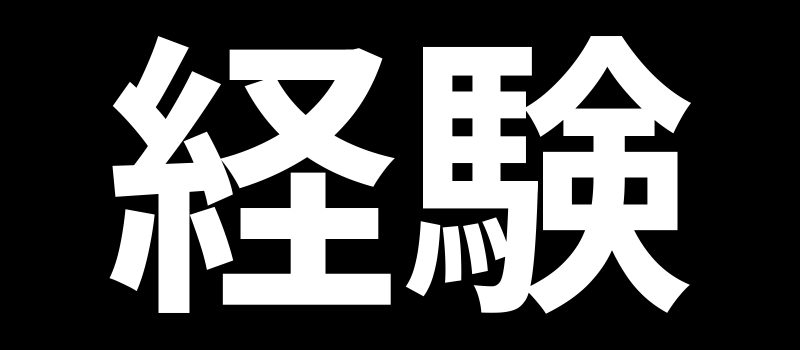
#> input picture 20261009_「そんなの、そのうちできるようになる」前にチャレンジすることに価値がある/video-opus/tools/experience-mask.png, 1600 x 700 px (shown at 1/2 size)
$ python build_paths.py
#> lines starting #> are read from the running program, lines starting #| are printed output that depends on the picture; after the words box and inside, x2 and y2 are one past the last pixel; in counts of white or black regions, pixels touching at a corner belong together
"""経路の事前計算（固定seed）。

assets/type/experience-mask.png（1600x700、白＝「経験」）を格子に分け、白い格子の上に
「試行錯誤の木」を育てる。木の根は「経」の左下（カット6の柱が立つ場所）。各格子には
根からの深さ（掘られる順番）を持たせ、映像側は「現在の深さ」より浅い枝だけを光らせる。

- 枝の行き止まりの一部に × を置く（カット7・9で近接で見せ、カット10の俯瞰でも同じ位置に残る）
- 字形の外側へ少し飛び出して失敗する枝（外の ×）も作る
- 離れた部分（字画の島）は短い「渡り」でつなぐ（細く暗く描く）
- 冒頭〜カット3の「回り道」（舗装帯に沿うジグザグと、行き止まりの寄り道）も同じ座標で定義

出力: src/lib/paths.json
座標: 世界の x = (px - 800) * S, z = (py - 350) * S（俯瞰で画像と同じ向き。上が -z）
"""
import json
import random
from collections import deque
from pathlib import Path

import numpy as np
from PIL import Image

ROOT = Path(__file__).resolve().parent.parent
S = 0.05  # 1px あたりの世界単位
CELL = 14  # 格子 1 マスの px
SEED = 20261009

rng = random.Random(SEED)
mask = np.asarray(Image.open(ROOT / 'tools' / 'experience-mask.png').convert('L'), dtype=np.float32) / 255.0
H, W = mask.shape
#> H = 700; W = 1600
gw, gh = W // CELL, H // CELL
#> gw = 114; gh = 50


def cell_fill(i, j):
    blk = mask[j * CELL:(j + 1) * CELL, i * CELL:(i + 1) * CELL]
    return float(blk.mean())


inside = np.zeros((gh, gw), dtype=bool)
for j in range(gh):
    for i in range(gw):
        inside[j, i] = cell_fill(i, j) > 0.55
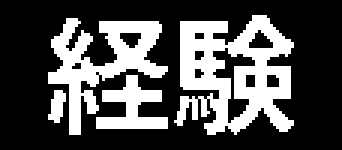
#> inside: shape (50, 114) bool (shown 3 times larger); 31.2% white; 4 white regions, box (x1, y1, x2, y2) and area: (58, 5, 98, 45) 929, (16, 6, 56, 45) 589, (32, 25, 56, 43) 219, (16, 30, 22, 41) 43

NB = [(1, 0), (-1, 0), (0, 1), (0, -1)]
#> NB = [(1, 0), (-1, 0), (0, 1), (0, -1)]


def world(i, j):
    px = (i + 0.5) * CELL
    py = (j + 0.5) * CELL
    return [round((px - 800) * S, 4), round((py - 350) * S, 4)]


# 連結成分
comp = -np.ones((gh, gw), dtype=int)
comps = []
for j in range(gh):
    for i in range(gw):
        if inside[j, i] and comp[j, i] < 0:
            q = deque([(i, j)])
            comp[j, i] = len(comps)
            cells = []
            while q:
                a, b = q.popleft()
                cells.append((a, b))
                for di, dj in NB:
                    x, y = a + di, b + dj
                    if 0 <= x < gw and 0 <= y < gh and inside[y, x] and comp[y, x] < 0:
                        comp[y, x] = len(comps)
                        q.append((x, y))
            comps.append(cells)
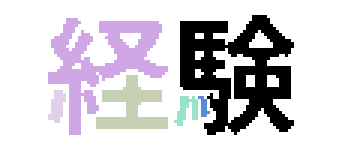
#> comp: shape (50, 114) int64 (shown 3 times larger); 7 distinct labels, from -1 to 5; one colour per label, 0 black, -1 white

# 根: 「経」の左下（糸へんの縦画の下端付近）
root_target = (345 / CELL, 610 / CELL)
all_inside = [(i, j) for j in range(gh) for i in range(gw) if inside[j, i]]
root = min(all_inside, key=lambda c: (c[0] - root_target[0]) ** 2 + (c[1] - root_target[1]) ** 2)
#> root = (25, 44)
main = comp[root[1], root[0]]
#> main = 1

# 島を「渡り」でつなぐ（つながった集合に最も近い島から順に、マンハッタンの直線経路で）
connected = set(comps[main])
bridge = set()
remaining = [k for k in range(len(comps)) if k != main]
#> remaining = [0, 2, 3, 4, 5]
while remaining:
    best = None
    for k in remaining:
        for c in comps[k][::2]:
            for d in list(connected)[::3]:
                dist = abs(c[0] - d[0]) + abs(c[1] - d[1])
                if best is None or dist < best[0]:
                    best = (dist, k, c, d)
    _, k, c, d = best
    # d -> c へ L 字で渡す
    x, y = d
    path = []
    while x != c[0]:
        x += 1 if c[0] > x else -1
        path.append((x, y))
    while y != c[1]:
        y += 1 if c[1] > y else -1
        path.append((x, y))
    for p in path:
        if not inside[p[1], p[0]]:
            bridge.add(p)
    connected |= set(comps[k]) | set(path)
    remaining.remove(k)
#> after the loop, remaining = []

nodes = set(all_inside) | bridge

# 成長する木（growing tree: 6割は最新、4割はランダムに選ぶ）
parent = {root: None}
active = [root]
#> active = [(25, 44)]
order = [root]
while active:
    idx = len(active) - 1 if rng.random() < 0.6 else rng.randrange(len(active))
    cur = active[idx]
    nbs = [(cur[0] + di, cur[1] + dj) for di, dj in NB]
    nbs = [n for n in nbs if n in nodes and n not in parent]
    # 渡りの格子は渡りに沿ってしか進まない（迂回で字形の外を光らせない）
    if not nbs:
        active.pop(idx)
        continue
    n = rng.choice(nbs)
    parent[n] = cur
    order.append(n)
    active.append(n)
#> this loop made 3581 passes
#> (idx, cur, nbs) on passes 2, 5, 6: (1, (24, 44), [(23, 44), (24, 43)]), (4, (24, 43), [(25, 43), (24, 42)]), (5, (24, 42), [(25, 42), (23, 42), (24, 41)])
#> after the loop, active = []; order = 1791 pairs, first value 16 to 97, second value 5 to 44; parent = 1791 items

assert len(parent) == len(nodes), (len(parent), len(nodes))

# 根からの深さ
children = {n: [] for n in parent}
#> children = 1791 items
for n, p in parent.items():
    if p is not None:
        children[p].append(n)
#> this loop made 1791 passes
#> (n, p) on passes 1 to 3: ((25, 44), None), ((24, 44), (25, 44)), ((23, 44), (24, 44))
depth = {root: 0}
q = deque([root])
while q:
    a = q.popleft()
    for c in children[a]:
        depth[c] = depth[a] + 1
        q.append(c)
maxd = max(depth.values())

# 行き止まり（葉）。深い葉ほど × を付けやすい
leaves = [n for n in parent if not children[n] and n != root and n not in bridge]
#> leaves = 336 pairs, first value 16 to 96, second value 5 to 44
rng2 = random.Random(SEED + 1)
cross = [n for n in leaves if rng2.random() < 0.28]
#> cross = 85 pairs, first value 18 to 96, second value 6 to 44

# 字形の外へ飛び出して失敗する枝（2〜3マス）。外側に面した格子から
outs = []
edge_cells = [n for n in all_inside if any((n[0] + di, n[1] + dj) not in nodes for di, dj in NB)]
#> edge_cells = 762 pairs, first value 16 to 97, second value 5 to 44
rng3 = random.Random(SEED + 2)
rng3.shuffle(edge_cells)
used = set()
for c in edge_cells:
    if len(outs) >= 34:
        break
    dirs = [(di, dj) for di, dj in NB if (c[0] + di, c[1] + dj) not in nodes]
    if not dirs:
        continue
    di, dj = rng3.choice(dirs)
    L = rng3.choice([2, 2, 3])
    pts = [(c[0] + di * k, c[1] + dj * k) for k in range(1, L + 1)]
    if any(p in nodes or p in used or not (0 <= p[0] < gw and 0 <= p[1] < gh) for p in pts):
        continue
    # 近くの飛び出しと重ならないように
    if any(abs(p[0] - u[0]) + abs(p[1] - u[1]) < 3 for p in pts for u in used):
        continue
    used |= set(pts)
    outs.append({'from': world(*c), 'pts': [world(*p) for p in pts], 'd0': depth[c]})
#> this loop made 44 passes
#> c on passes 26 to 37: (74, 10), (75, 34), (89, 16), (92, 29), (73, 31), (70, 34), (79, 12), (81, 42), (46, 10), (34, 22), (60, 36), (59, 41)
#> (c, di, dj, L, pts) on passes 1, 3, 5, 6, 8, 9: ((32, 41), -1, 0, 2, [(31, 41), (30, 41)]), ((70, 44), 0, 1, 2, [(70, 45), (70, 46)]), ((73, 30), -1, 0, 2, [(72, 30), (71, 30)]), ((28, 11), 0, -1, 3, [(28, 10), (28, 9), (28, 8)]), ((46, 42), 0, 1, 3, [(46, 43), (46, 44), (46, 45)]), ((51, 30), 0, -1, 2, [(51, 29), (51, 28)])

# 映像側が使う辺の一覧: [x0,z0,x1,z1, d(子の深さ), kind] kind 0=字形 1=渡り
edges = []
for n, p in parent.items():
    if p is None:
        continue
    a = world(*p)
    b = world(*n)
    kind = 1 if (n in bridge or p in bridge) else 0
    # 格子の角ばりをわずかに崩す（固定seedのずれ）
    edges.append([a[0], a[1], b[0], b[1], depth[n], kind])

# カメラが追う枝: 根から「験」の右側の深い葉へ（カット7・9・10の前進で使う）
def path_to(n):
#> called with n = (25, 17)
    out = []
    while n is not None:
        out.append(n)
        n = parent[n]
#> this loop made 64 passes
    return out[::-1]

deep_leaves = sorted(leaves, key=lambda n: -depth[n])
# カット7: 根から近い中くらいの深さの葉、カット9: 中盤の葉、カット10: 最深
def pick(lo, hi, prefer_x):
    cand = [n for n in leaves if lo <= depth[n] <= hi]
    return min(cand, key=lambda n: abs(n[0] - prefer_x * gw))

follow = {
    'c7': [world(*c) for c in path_to(pick(int(maxd * 0.18), int(maxd * 0.3), 0.22))],
    'c9': [world(*c) for c in path_to(pick(int(maxd * 0.42), int(maxd * 0.6), 0.55))],
    'c10': [world(*c) for c in path_to(deep_leaves[0])],
}
#> the loop in path_to (call 2), `while n is not None:` made 131 passes

# 冒頭の回り道（舗装帯 z=ROAD_Z に沿って東へジグザグ、途中で南へ寄り道して行き止まり）。
ROAD_Z = 25.0
rx, rz = world(*root)
detour = [
    [-74.0, 26.5], [-70.0, 21.8], [-65.5, 28.4], [-61.0, 22.6], [-57.5, 29.2],  # ここまでカット1〜2
    [-53.0, 23.0], [-50.0, 31.5], [-47.5, 35.5],  # 南への寄り道 → 行き止まり ×（カット3）
    [-50.0, 31.5], [-44.0, 21.0], [-39.0, 28.0], [-34.0, 20.5], [-29.5, 26.0],
    [rx - 2.0, 19.5], [rx, 16.6], [rx, rz + 0.8],
]
data = {
    'seed': SEED,
    'scale': S,
    'cell': CELL * S,
    'grid': [gw, gh],
    'root': world(*root),
    'maxDepth': maxd,
    'edges': edges,
    'cross': [world(*c) + [depth[c]] for c in cross],
    'outs': outs,
    'follow': follow,
    'detour': detour,
    'detourDeadEnd': 7,
    'roadZ': ROAD_Z,
    'stats': {'cells': len(nodes), 'bridge': len(bridge), 'islands': len(comps), 'leaves': len(leaves), 'cross': len(cross), 'outs': len(outs)},
}
(ROOT / 'src' / 'lib' / 'paths.json').write_text(json.dumps(data, separators=(',', ':')))
print(json.dumps(data['stats']), 'maxDepth', maxd, 'root', data['root'])
#| {"cells": 1791, "bridge": 11, "islands": 6, "leaves": 336, "cross": 85, "outs": 34} maxDepth 281 root [-22.15, 13.65]

# 確認用の俯瞰画像（深さで色分け）
img = Image.new('RGB', (W, H), (20, 18, 16))
from PIL import ImageDraw
dr = ImageDraw.Draw(img)
for e in edges:
    x0 = e[0] / S + 800; y0 = e[1] / S + 350; x1 = e[2] / S + 800; y1 = e[3] / S + 350
    c = int(80 + 175 * e[4] / maxd)
    dr.line([x0, y0, x1, y1], fill=(c, 255, 26) if e[5] == 0 else (90, 90, 90), width=4)
#> this loop made 1790 passes
#> e on passes 1 to 3: [-22.15, 13.65, -22.85, 13.65, 1, 0], [-22.85, 13.65, -23.55, 13.65, 2, 0], [-23.55, 13.65, -23.55, 12.95, 3, 0]
for c in cross:
    x, y = world(*c); x = x / S + 800; y = y / S + 350
    dr.line([x - 6, y - 6, x + 6, y + 6], fill=(255, 80, 80), width=3); dr.line([x - 6, y + 6, x + 6, y - 6], fill=(255, 80, 80), width=3)
#> this loop made 85 passes
#> c on passes 1 to 12: (25, 40), (24, 37), (23, 34), (23, 26), (18, 38), (20, 16), (28, 19), (25, 17), (27, 15), (34, 26), (38, 20), (36, 22)
for o in outs:
    pts = [o['from']] + o['pts']
    dr.line([(p[0] / S + 800, p[1] / S + 350) for p in pts], fill=(255, 160, 60), width=3)
#> this loop made 34 passes
img.save(ROOT / 'out' / 'review' / 'paths-preview.png')
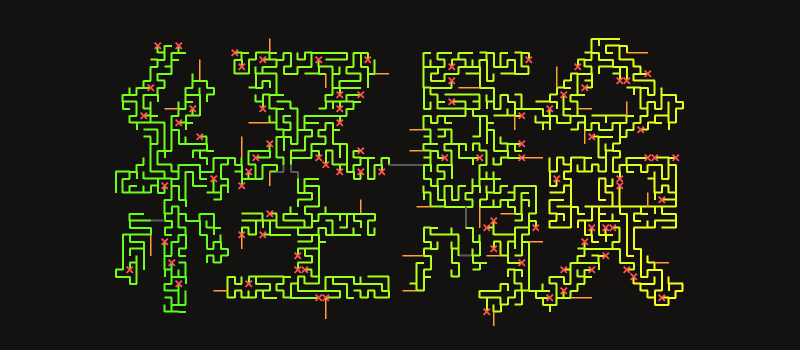
#> saved as paths-preview.png: PIL image 1600x700 RGB (shown at 1/2 size); mean R, G, B 35.1, 39, 17.6
